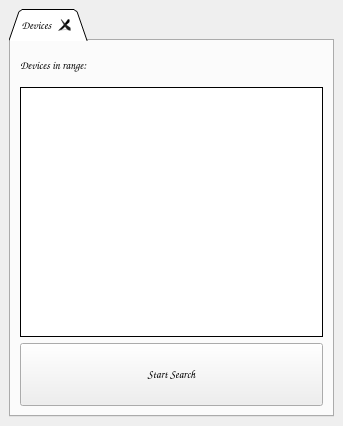
<?xml version="1.0" encoding="UTF-8"?>
<ui version="4.0">
 <class>QuteMessengerClass</class>
 <widget class="QMainWindow" name="QuteMessengerClass">
  <property name="windowModality">
   <enum>Qt::WindowModal</enum>
  </property>
  <property name="geometry">
   <rect>
    <x>0</x>
    <y>0</y>
    <width>343</width>
    <height>426</height>
   </rect>
  </property>
  <property name="sizePolicy">
   <sizepolicy hsizetype="Preferred" vsizetype="Preferred">
    <horstretch>0</horstretch>
    <verstretch>0</verstretch>
   </sizepolicy>
  </property>
  <property name="font">
   <font>
    <family>Comic Sans MS</family>
    <pointsize>8</pointsize>
    <weight>50</weight>
    <bold>false</bold>
    <stylestrategy>PreferAntialias</stylestrategy>
   </font>
  </property>
  <property name="contextMenuPolicy">
   <enum>Qt::NoContextMenu</enum>
  </property>
  <property name="windowTitle">
   <string>QuteMessenger</string>
  </property>
  <property name="windowIcon">
   <iconset resource="imageResources.qrc">
    <normaloff>:/programIcon/val1.png</normaloff>:/programIcon/val1.png</iconset>
  </property>
  <property name="autoFillBackground">
   <bool>true</bool>
  </property>
  <property name="toolButtonStyle">
   <enum>Qt::ToolButtonIconOnly</enum>
  </property>
  <property name="documentMode">
   <bool>false</bool>
  </property>
  <property name="tabShape">
   <enum>QTabWidget::Rounded</enum>
  </property>
  <property name="dockNestingEnabled">
   <bool>false</bool>
  </property>
  <property name="dockOptions">
   <set>QMainWindow::AllowTabbedDocks|QMainWindow::AnimatedDocks</set>
  </property>
  <property name="unifiedTitleAndToolBarOnMac">
   <bool>false</bool>
  </property>
  <widget class="QWidget" name="centralwidget">
   <property name="sizePolicy">
    <sizepolicy hsizetype="Maximum" vsizetype="Maximum">
     <horstretch>0</horstretch>
     <verstretch>0</verstretch>
    </sizepolicy>
   </property>
   <property name="contextMenuPolicy">
    <enum>Qt::NoContextMenu</enum>
   </property>
   <layout class="QHBoxLayout" name="horizontalLayout_2">
    <item>
     <widget class="QTabWidget" name="tabWidget">
      <property name="sizePolicy">
       <sizepolicy hsizetype="Preferred" vsizetype="Preferred">
        <horstretch>0</horstretch>
        <verstretch>0</verstretch>
       </sizepolicy>
      </property>
      <property name="contextMenuPolicy">
       <enum>Qt::NoContextMenu</enum>
      </property>
      <property name="tabPosition">
       <enum>QTabWidget::North</enum>
      </property>
      <property name="tabShape">
       <enum>QTabWidget::Triangular</enum>
      </property>
      <property name="currentIndex">
       <number>0</number>
      </property>
      <property name="elideMode">
       <enum>Qt::ElideNone</enum>
      </property>
      <property name="documentMode">
       <bool>false</bool>
      </property>
      <property name="tabsClosable">
       <bool>true</bool>
      </property>
      <property name="movable">
       <bool>true</bool>
      </property>
      <widget class="QWidget" name="deviceInRangeTab">
       <property name="sizePolicy">
        <sizepolicy hsizetype="Preferred" vsizetype="Preferred">
         <horstretch>0</horstretch>
         <verstretch>0</verstretch>
        </sizepolicy>
       </property>
       <property name="contextMenuPolicy">
        <enum>Qt::NoContextMenu</enum>
       </property>
       <property name="autoFillBackground">
        <bool>false</bool>
       </property>
       <attribute name="title">
        <string>Devices</string>
       </attribute>
       <layout class="QVBoxLayout" name="verticalLayout" stretch="1,8,2">
        <item>
         <widget class="QLabel" name="deviceLabel">
          <property name="contextMenuPolicy">
           <enum>Qt::NoContextMenu</enum>
          </property>
          <property name="text">
           <string>Devices in range:</string>
          </property>
         </widget>
        </item>
        <item>
         <widget class="QListWidget" name="deviceListWidget">
          <property name="sizePolicy">
           <sizepolicy hsizetype="Preferred" vsizetype="Preferred">
            <horstretch>0</horstretch>
            <verstretch>0</verstretch>
           </sizepolicy>
          </property>
          <property name="contextMenuPolicy">
           <enum>Qt::NoContextMenu</enum>
          </property>
          <property name="toolTip">
           <string/>
          </property>
          <property name="autoFillBackground">
           <bool>true</bool>
          </property>
          <property name="styleSheet">
           <string notr="true"/>
          </property>
          <property name="frameShape">
           <enum>QFrame::Box</enum>
          </property>
          <property name="frameShadow">
           <enum>QFrame::Plain</enum>
          </property>
          <property name="lineWidth">
           <number>1</number>
          </property>
          <property name="midLineWidth">
           <number>1</number>
          </property>
          <property name="wordWrap">
           <bool>false</bool>
          </property>
         </widget>
        </item>
        <item>
         <widget class="QPushButton" name="devSearchButton">
          <property name="sizePolicy">
           <sizepolicy hsizetype="Preferred" vsizetype="Preferred">
            <horstretch>0</horstretch>
            <verstretch>0</verstretch>
           </sizepolicy>
          </property>
          <property name="contextMenuPolicy">
           <enum>Qt::NoContextMenu</enum>
          </property>
          <property name="text">
           <string>Start Search</string>
          </property>
         </widget>
        </item>
       </layout>
      </widget>
     </widget>
    </item>
   </layout>
  </widget>
 </widget>
 <resources>
  <include location="imageResources.qrc"/>
 </resources>
 <connections/>
</ui>
